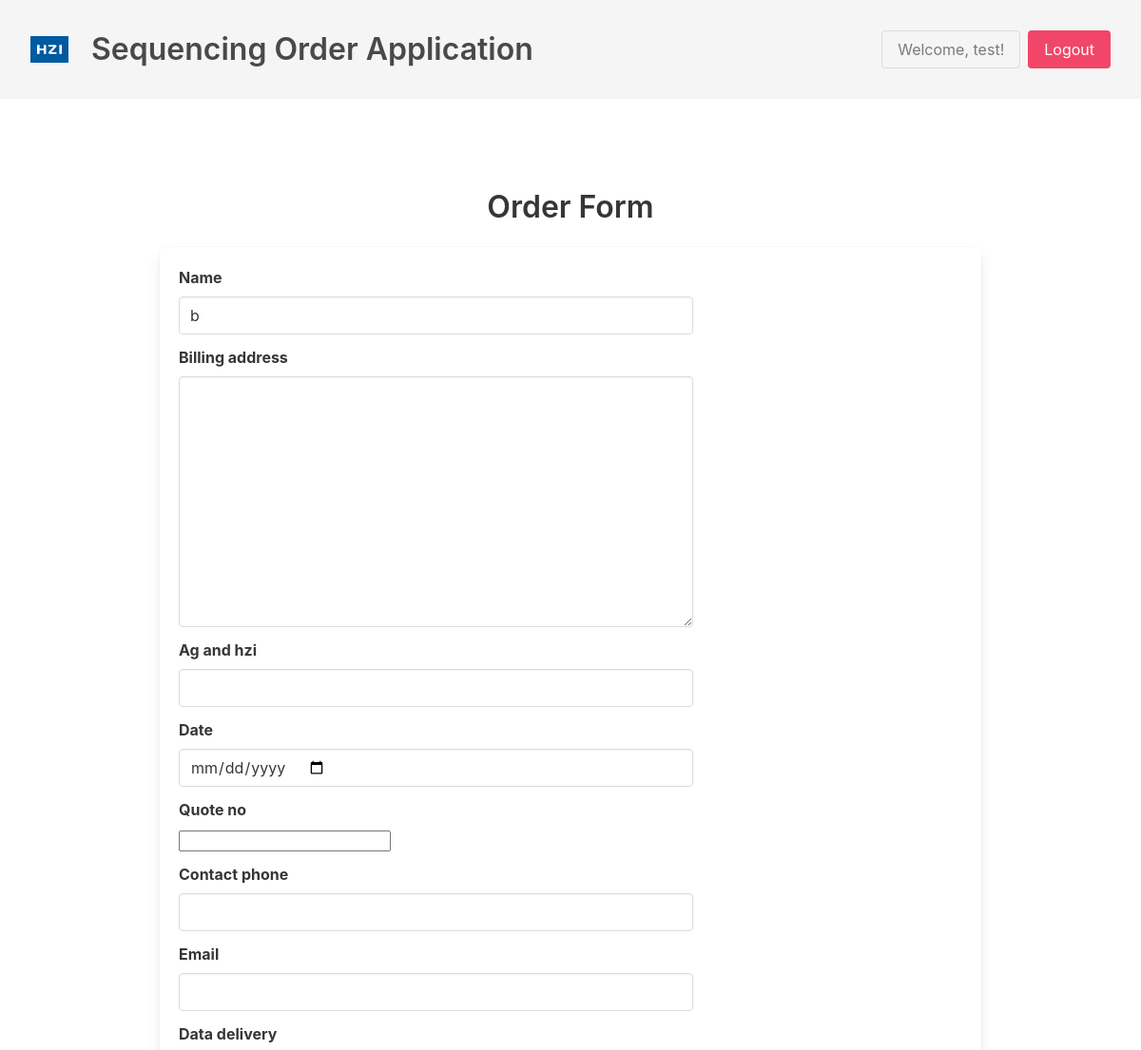
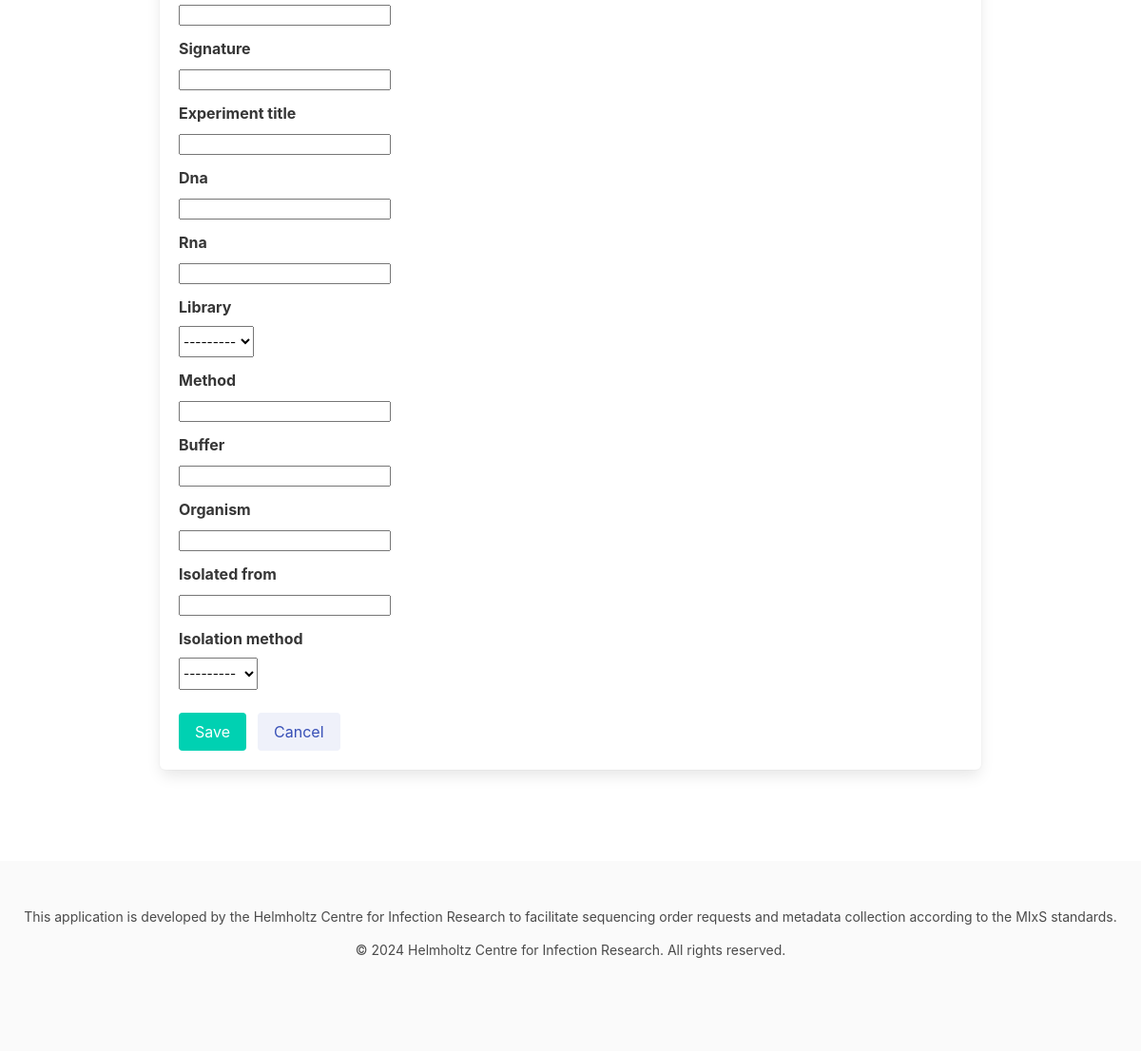
The app's page /orders/23/edit/ (signed in) with its own data (2 pictures, top to bottom).
### myapp/models.py (models this page shows, shortened)
class Order(models.Model):
    user = models.ForeignKey(User, on_delete=models.CASCADE)
    name = models.CharField(max_length=100, null=True, blank=True)
    billing_address = models.TextField(null=True, blank=True)
    ag_and_hzi = models.CharField(max_length=100, null=True, blank=True)
    date = models.DateField(null=True, blank=True)
    quote_no = models.CharField(max_length=100, null=True, blank=True)
    contact_phone = PhoneNumberField(null=True, blank=True)
    email = models.EmailField(null=True, blank=True)
    data_delivery = models.CharField(max_length=100, null=True, blank=True)
    signature = models.CharField(max_length=100, null=True, blank=True)
    experiment_title = models.CharField(max_length=100, null=True, blank=True)
    dna = models.CharField(max_length=20, null=True, blank=True)
    rna = models.CharField(max_length=20, null=True, blank=True)
    library = models.CharField(max_length=20, choices=LIBRARY_CHOICES, null=True, blank=True)
    method = models.CharField(max_length=100, null=True, blank=True)
    buffer = models.CharField(max_length=100, null=True, blank=True)
    organism = models.CharField(max_length=100, null=True, blank=True)
    isolated_from = models.CharField(max_length=100, null=True, blank=True)
    isolation_method = models.CharField(max_length=100, choices=ISOLATION_METHOD_CHOICES, null=True, blank=True)

### myapp/views.py (the view, shortened to what this page needs)
# urls.py: path('orders/<int:order_id>/edit/', views.order_view, name='order_edit'),
def order_view(request, order_id=None):
    if request.user.is_authenticated:
        if order_id:
            order = get_object_or_404(Order, pk=order_id, user=request.user)
            form = OrderForm(instance=order)
        else:
            form = OrderForm()
        return render(request, 'order_form.html', {'form': form})
    else:
        return redirect('login')

### myapp/forms.py
class OrderForm(forms.ModelForm):
    class Meta:
        model = Order
        exclude = ['user']
        widgets = {
            'name': forms.TextInput(attrs={'class': 'input'}),
            'billing_address': forms.Textarea(attrs={'class': 'textarea'}),
            'ag_and_hzi': forms.TextInput(attrs={'class': 'input'}),
            'date': forms.DateInput(attrs={'type': 'date', 'class': 'input'}),
            'contact_phone': forms.TextInput(attrs={'class': 'input'}),
            'email': forms.EmailInput(attrs={'class': 'input'}),
            'library': forms.Select(attrs={'class': 'select'}),
            'isolation_method': forms.Select(attrs={'class': 'select'}),
        }
        help_texts = {
            'name': 'Enter your full name as it appears on your billing information.',
            'billing_address': 'Provide the complete billing address for invoicing purposes.',
            'ag_and_hzi': 'Enter the AG and HZI information, if applicable.',
        }

### myapp/templates/order_form.html (shortened to what this page needs)
{% extends 'base.html' %}
{% block content %}
<section class="section">
  <div class="container">
    <h2 class="title has-text-centered">Order Form</h2>
    <form method="post" class="box">
      <div class="columns">
        <div class="column is-two-thirds">
          {% for field in form %}
          <div class="field">
            <label class="label">{{ field.label }}</label>
            <div class="control">
              {{ field }}
            </div>
          </div>
          {% endfor %}
        </div>
      </div>
      <div class="field is-grouped">
        <div class="control">
          <button type="submit" class="button is-primary">Save</button>
        </div>
        <div class="control">
          <a href="{% url 'order_list' %}" class="button is-link is-light">Cancel</a>
        </div>
      </div>
    </form>
  </div>
</section>
{% endblock content %}

### myapp/templates/base.html (shortened to what this page needs)
{% load static %}
<!doctype html>
<html lang="en">
  <head>
    <link rel="stylesheet" href="{% static 'css/styles.css' %}">
    <link rel="stylesheet" href="https://cdn.jsdelivr.net/npm/bulma@0.9.3/css/bulma.min.css">
  </head>
  <body>
    <header class="navbar is-light">
      <div class="navbar-brand">
        <a class="navbar-item">
          <img src="{% static 'images/logo.png' %}" alt="Logo" width="40" height="40">
        </a>
      </div>
      <div class="navbar-menu">
        <div class="navbar-start">
          <h1 class="navbar-item title">Sequencing Order Application</h1>
        </div>
        <div class="navbar-end">
          {% if user.is_authenticated %}
            <div class="navbar-item">
              <div class="buttons">
                <span class="button is-static">Welcome, {{ user.username }}!</span>
                <a href="{% url 'logout' %}" class="button is-danger">Logout</a>
              </div>
            </div>
          {% else %}
            <div class="navbar-item">
              <div class="buttons">
                <a href="{% url 'login' %}" class="button is-primary">Login</a>
              </div>
            </div>
          {% endif %}
        </div>
      </div>
    </header>
    <main class="section">
      <div class="container">
        {% block content %}{% endblock %}
      </div>
    </main>
    <footer class="footer">
      <div class="content has-text-centered">
        <p>This application is developed by the Helmholtz Centre for Infection Research to facilitate sequencing order requests and metadata collection according to the MIxS standards.</p>
        <p>&copy; {% now "Y" %} Helmholtz Centre for Infection Research. All rights reserved.</p>
      </div>
    </footer>
  </body>
</html>

### static/css/styles.css (style rules this page uses)
body { font-family: Arial, sans-serif; margin: 0; padding: 0; }
header { background-color: #f2f2f2; padding: 20px; display: flex; align-items: center; }
main { padding: 20px; }
footer { background-color: #f2f2f2; padding: 20px; text-align: center; font-size: 14px; }

### records on screen
Order: form "b" "---------" "---------"

### other values on screen
{{ user.username }} "test"
{{ field.label }} "Name" "Billing address" "Ag and hzi" "Date" "Quote no" "Contact phone" "Email" "Data delivery" "Signature" "Experiment title" "Dna" "Rna" "Library" "Method" "Buffer" "Organism" "Isolated from" "Isolation method"
